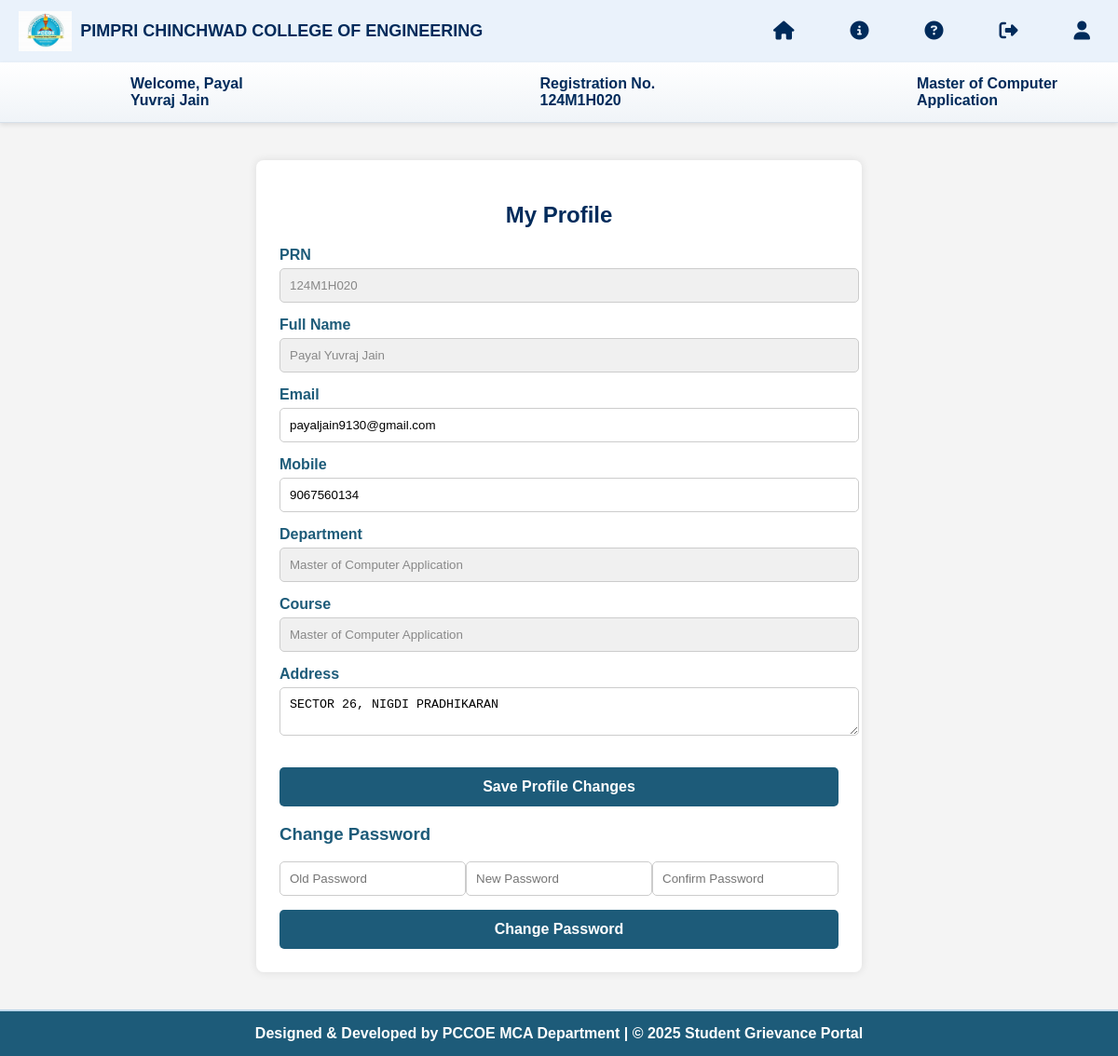
Page /profile/ (signed in) on the committed database.
### grievance_portal/models.py (models this page shows)
class Student(models.Model):
    prn = models.CharField(max_length=20, unique=True, primary_key=True)
    password = models.CharField(max_length=255)
    name = models.CharField(max_length=255)
    email = models.EmailField(unique=True)
    mobile_number = models.CharField(max_length=15)
    department = models.CharField(max_length=100)
    course = models.CharField(max_length=100)
    admission_year = models.IntegerField()
    graduation_year = models.IntegerField()
    dob = models.DateField()
    gender = models.CharField(
        max_length=1,
        choices=[('M', 'Male'), ('F', 'Female'), ('O', 'Other')]
    )
    address = models.TextField()
    status = models.BooleanField(default=True)

### grievance_portal/views.py (the view, shortened to what this page needs)
# urls.py: path('profile/', views.profile, name="profile"),
def profile(request):
    prn = request.session.get("prn")  # Get PRN from session
    if not prn:
        messages.error(request, "Session expired! Please log in again.")
        return redirect("login")
    student = Student.objects.get(prn=prn)  # Fetch Student Data
    return render(request, "profile.html", {"student": student})

### grievance_portal/context_processors.py (called while the page is built)
def student_info(request):
    if 'prn' in request.session:  # Check if session exists
        try:
            student = Student.objects.get(prn=request.session['prn'])  # Fetch student from DB
            return {
                'student': student  # Store the whole student object
            }
        except Student.DoesNotExist:
            return {}  # Return empty if student not found
    return {}  # Return empty if session does not exist

### grievance_portal/templates/profile.html (shortened to what this page needs)
{% extends 'base.html' %}
{% load static %}
{% block extra_css %}
<link rel="stylesheet" href="{% static 'css/profile.css' %}">
{% endblock %}
{% block content %}
<div class="profile-container">
    <h2>My Profile</h2>
    <form method="POST">
        <div class="form-group">
            <label>PRN</label>
            <input type="text" value="{{ student.prn }}" disabled>
        </div>
        <div class="form-group">
            <label>Full Name</label>
            <input type="text" value="{{ student.name }}" disabled>
        </div>
        <div class="form-group">
            <label>Email</label>
            <input type="email" name="email" value="{{ student.email }}" required>
        </div>
        <div class="form-group">
            <label>Mobile</label>
            <input type="text" name="mobile" id="txtmobile" value="{{ student.mobile_number }}" required>
        </div>
        <div class="form-group">
            <label>Department</label>
            <input type="text" value="{{ student.department }}" disabled>
        </div>
        <div class="form-group">
            <label>Course</label>
            <input type="text" value="{{ student.course }}" disabled>
        </div>
        <div class="form-group">
            <label>Address</label>
            <textarea name="address" id="txtaddress">{{ student.address }}</textarea>
        </div>
        <button type="submit" class="btn" name="update_profile">Save Profile Changes</button>
    </form>
    <h3>Change Password</h3>
    <form method="POST">
        <div class="password-container">
            <input type="password" name="old_password" placeholder="Old Password" id="txtpass1">
            <input type="password" name="new_password" placeholder="New Password" id="txtpass2">
            <input type="password" name="confirm_password" placeholder="Confirm Password" id="txtpass3">
        </div>
        <button type="submit" class="btn" name="change_password">Change Password</button>
    </form>
</div>
{% endblock %}

### grievance_portal/templates/base.html (shortened to what this page needs)
{% load static %}
<!DOCTYPE html>
<html lang="en">
<head>
    <link rel="stylesheet" href="{% static 'css/basestyle.css' %}">
    {% block extra_css %}{% endblock %}
    <link rel="stylesheet" href="https://cdnjs.cloudflare.com/ajax/libs/font-awesome/6.4.2/css/all.min.css">
</head>
<body>
    <header>
    <div class="navbar">
        <div class="logo">
            <img src="{% static 'images/pccoe.jpg' %}" alt="College Logo">
            <span>PIMPRI CHINCHWAD COLLEGE OF ENGINEERING</span>
        </div>
        <div class="nav-icons">
            <a href="{% url 'home' %}" class="nav-item">
                <i class="fas fa-home"></i>
            </a>
            <a href="{% url 'about' %}" class="nav-item">
                <i class="fas fa-info-circle"></i>
            </a>
            <a href="{% url 'query' %}" class="nav-item">
                <i class="fas fa-question-circle"></i>
            </a>
            <a href="{% url 'logout' %}" class="nav-item">
                <i class="fas fa-sign-out-alt"></i>
            </a>
            <a href="{% url 'profile' %}" class="nav-item">
                <i class="fas fa-user"></i>
            </a>
        </div>
    </div>
    <div class="student-navbar">
        <div class="name">Welcome, {{ student.name }}</div>
        <div class="reg">Registration No. {{ student.prn }}</div>
        <div class="course">{{ student.department }}</div>
    </div>
    </header>
    <main>
    <div class="container">
        {% block content %}{% endblock %}
    </div>
    </main>
    <footer class="footer">
        <strong>Designed & Developed by PCCOE MCA Department | &copy; 2025 Student Grievance Portal<strong>
    </footer>
</body>
</html>

### grievance_portal/static/css/basestyle.css (style rules this page uses)
body { margin: 0; padding: 0; font-family: "Arial", sans-serif; background-color: #f8f9fa; }
.navbar { display: flex; align-items: center; justify-content: space-between; background-color: #EAF2FB; padding: 12px 20px; color: #002B5B; box-shadow: 0px 4px 10px rgba(0, 0, 0, 0.1); }
.navbar .logo { display: flex; align-items: center; }
.navbar .logo img { height: 43px; margin-right: 9px; }
.navbar .logo span { font-size: 18px; font-weight: bold; }
.navbar .nav-icons { display: flex; gap: 40px; }
.navbar .nav-icons a { position: relative; color: #002B5B; text-decoration: none; font-size: 20px; transition: 0.3s; padding: 10px; }
.nav-item { position: relative; }
.nav-icons i { transition: transform 0.2s ease-in-out; }
.student-navbar { background: linear-gradient(to bottom, #ffffff, #f0f4f8); color: #002B5B; padding: 12px 20px; font-size: 16px; font-weight: bold; display: flex; align-items: center; box-shadow: 0px 2px 5px rgba(0, 0, 0, 0.1); border-bottom: 1px solid #d6e0ea; }
.student-navbar .name { margin-top: 2px; margin-bottom: 2px; margin-left: 120px; }
.student-navbar .reg { margin-left: 270px; }
.student-navbar .course { margin-left: 230px; }
.footer { color: #ffffff; text-align: center; padding: 15px; font-size: 16px; border-top: 2px solid #BFD8EB; background: #1D5B79; }

### grievance_portal/static/css/profile.css (style rules this page uses)
body { font-family: 'Arial', sans-serif; background-color: #f4f4f4; margin: 0; padding: 0; }
.profile-container { width: 50%; margin: 40px auto; background: white; padding: 25px; border-radius: 8px; box-shadow: 0 0 10px rgba(0, 0, 0, 0.1); }
h2 { text-align: center; color: #002B5B; margin-bottom: 20px; font-weight: bold; }
label { font-weight: bold; color: #1D5B79; display: block; margin-bottom: 5px; }
.form-group { margin-bottom: 15px; }
input, textarea { width: 100%; padding: 10px; border: 1px solid #ccc; border-radius: 5px; }
input[disabled] { background-color: #f0f0f0; color: #888; cursor: not-allowed; }
h3 { color: #1D5B79; }
.password-container { display: flex; justify-content: space-between; }
.password-container input { width: 30%; }
button { background-color: #1D5B79; color: white; padding: 12px; border: none; border-radius: 5px; cursor: pointer; width: 100%; font-size: 16px; font-weight: bold; margin-top: 15px; }

### rows in the picture
Student: name "Payal Yuvraj Jain", prn "124M1H020", department "Master of Computer Application", email "payaljain9130@gmail.com", mobile "9067560134", course "Master of Computer Application", address "SECTOR 26, NIGDI PRADHIKARAN"
